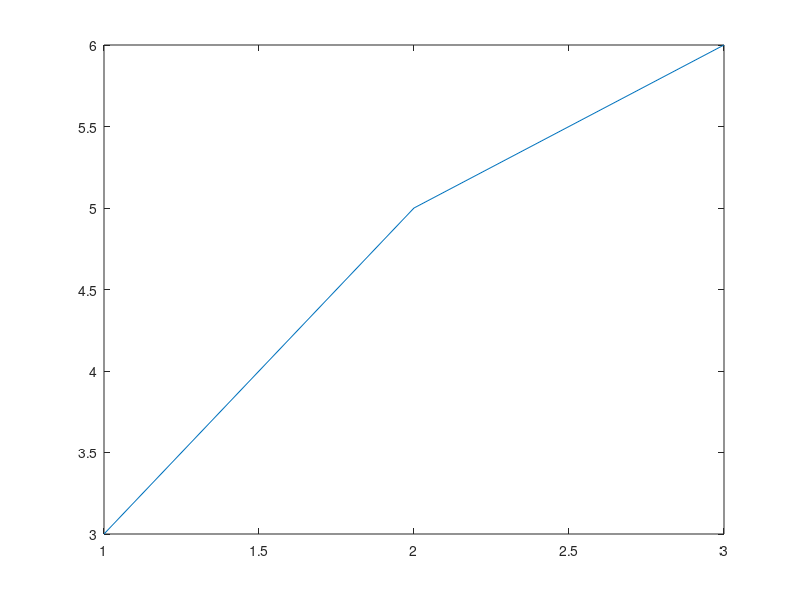

Source code (MATLAB): (Note: this script raises an error after producing the figure.)
myFig = figure;
x = [1,2,3];
y = [3,5,6];
plot(x,y);
myFig.UserData = struct("Datepicker",x,"Today",y);
savefig('test.fig');

myFig1 = figure;
x1 = [-1,2,3];
y1 = [3,5,-6];
plot(x1,y1);
myFig1.UserData = struct("Datepicker",x1,"Today",y1);
savefig('test1.fig');